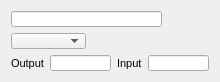
  <widget class="QWidget" name="layoutWidget_13">
   <property name="geometry">
    <rect>
     <x>10</x>
     <y>390</y>
     <width>214</width>
     <height>66</height>
    </rect>
   </property>
   <layout class="QVBoxLayout" name="verticalLayout_64">
    <item>
     <layout class="QVBoxLayout" name="verticalLayout_65">
      <item>
       <widget class="QLineEdit" name="unit3NameLineEdit">
        <property name="sizePolicy">
         <sizepolicy hsizetype="Fixed" vsizetype="Fixed">
          <horstretch>0</horstretch>
          <verstretch>0</verstretch>
         </sizepolicy>
        </property>
        <property name="minimumSize">
         <size>
          <width>151</width>
          <height>16</height>
         </size>
        </property>
        <property name="maximumSize">
         <size>
          <width>151</width>
          <height>16</height>
         </size>
        </property>
        <property name="font">
         <font>
          <pointsize>8</pointsize>
         </font>
        </property>
        <property name="text">
         <string/>
        </property>
       </widget>
      </item>
      <item>
       <widget class="QComboBox" name="unit3ActiveComboBox">
        <property name="sizePolicy">
         <sizepolicy hsizetype="Fixed" vsizetype="Fixed">
          <horstretch>0</horstretch>
          <verstretch>0</verstretch>
         </sizepolicy>
        </property>
        <property name="minimumSize">
         <size>
          <width>75</width>
          <height>16</height>
         </size>
        </property>
        <property name="maximumSize">
         <size>
          <width>75</width>
          <height>16</height>
         </size>
        </property>
        <property name="font">
         <font>
          <pointsize>8</pointsize>
         </font>
        </property>
        <property name="mouseTracking">
         <bool>false</bool>
        </property>
       </widget>
      </item>
     </layout>
    </item>
    <item>
     <layout class="QHBoxLayout" name="horizontalLayout_23">
      <item>
       <widget class="QLabel" name="label_70">
        <property name="sizePolicy">
         <sizepolicy hsizetype="Fixed" vsizetype="Preferred">
          <horstretch>0</horstretch>
          <verstretch>0</verstretch>
         </sizepolicy>
        </property>
        <property name="font">
         <font>
          <pointsize>8</pointsize>
         </font>
        </property>
        <property name="text">
         <string>Output</string>
        </property>
       </widget>
      </item>
      <item>
       <widget class="QLineEdit" name="unit3OutputLineEdit">
        <property name="sizePolicy">
         <sizepolicy hsizetype="Fixed" vsizetype="Fixed">
          <horstretch>0</horstretch>
          <verstretch>0</verstretch>
         </sizepolicy>
        </property>
        <property name="minimumSize">
         <size>
          <width>61</width>
          <height>16</height>
         </size>
        </property>
        <property name="maximumSize">
         <size>
          <width>61</width>
          <height>16</height>
         </size>
        </property>
        <property name="font">
         <font>
          <pointsize>8</pointsize>
         </font>
        </property>
        <property name="alignment">
         <set>Qt::AlignRight|Qt::AlignTrailing|Qt::AlignVCenter</set>
        </property>
       </widget>
      </item>
      <item>
       <widget class="QLabel" name="label_71">
        <property name="sizePolicy">
         <sizepolicy hsizetype="Fixed" vsizetype="Preferred">
          <horstretch>0</horstretch>
          <verstretch>0</verstretch>
         </sizepolicy>
        </property>
        <property name="font">
         <font>
          <pointsize>8</pointsize>
         </font>
        </property>
        <property name="text">
         <string>Input</string>
        </property>
       </widget>
      </item>
      <item>
       <widget class="QLineEdit" name="unit3InputLineEdit">
        <property name="sizePolicy">
         <sizepolicy hsizetype="Fixed" vsizetype="Fixed">
          <horstretch>0</horstretch>
          <verstretch>0</verstretch>
         </sizepolicy>
        </property>
        <property name="minimumSize">
         <size>
          <width>61</width>
          <height>16</height>
         </size>
        </property>
        <property name="maximumSize">
         <size>
          <width>61</width>
          <height>16</height>
         </size>
        </property>
        <property name="font">
         <font>
          <pointsize>8</pointsize>
         </font>
        </property>
        <property name="alignment">
         <set>Qt::AlignRight|Qt::AlignTrailing|Qt::AlignVCenter</set>
        </property>
       </widget>
      </item>
     </layout>
    </item>
   </layout>
  </widget>
